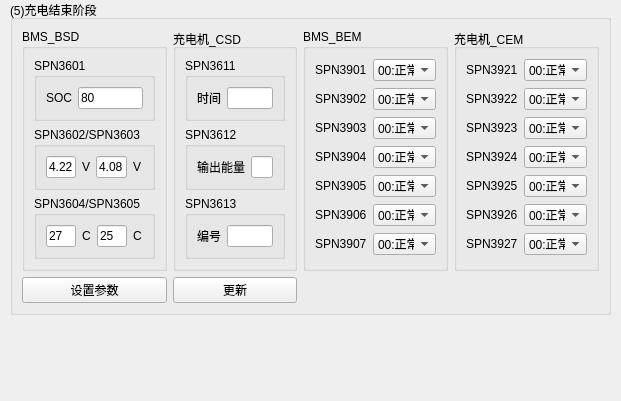
    <widget class="QWidget" name="page_5">
     <property name="geometry">
      <rect>
       <x>0</x>
       <y>0</y>
       <width>621</width>
       <height>401</height>
      </rect>
     </property>
     <attribute name="label">
      <string>5、充电结束阶段</string>
     </attribute>
     <widget class="QGroupBox" name="groupBox_end">
      <property name="geometry">
       <rect>
        <x>10</x>
        <y>0</y>
        <width>601</width>
        <height>315</height>
       </rect>
      </property>
      <property name="title">
       <string>(5)充电结束阶段</string>
      </property>
      <layout class="QGridLayout" name="gridLayout_57">
       <item row="0" column="0">
        <widget class="QGroupBox" name="groupBox_BSD">
         <property name="title">
          <string>BMS_BSD</string>
         </property>
         <layout class="QGridLayout" name="gridLayout_50">
          <item row="0" column="0">
           <widget class="QGroupBox" name="groupBox_SPN3601">
            <property name="title">
             <string>SPN3601</string>
            </property>
            <layout class="QGridLayout" name="gridLayout_47">
             <item row="0" column="0">
              <layout class="QHBoxLayout" name="horizontalLayout_52">
               <item>
                <widget class="QLabel" name="label_55">
                 <property name="text">
                  <string>SOC</string>
                 </property>
                </widget>
               </item>
               <item>
                <widget class="QLineEdit" name="lineEdit_spn3601">
                 <property name="text">
                  <string>80</string>
                 </property>
                </widget>
               </item>
              </layout>
             </item>
            </layout>
           </widget>
          </item>
          <item row="1" column="0">
           <widget class="QGroupBox" name="groupBox_SPN3602">
            <property name="toolTip">
             <string extracomment="最高/低输出电压"/>
            </property>
            <property name="toolTipDuration">
             <number>-1</number>
            </property>
            <property name="title">
             <string>SPN3602/SPN3603</string>
            </property>
            <layout class="QGridLayout" name="gridLayout_48">
             <item row="0" column="0">
              <layout class="QHBoxLayout" name="horizontalLayout_46">
               <item>
                <widget class="QLineEdit" name="lineEdit_spn3602">
                 <property name="text">
                  <string>4.22</string>
                 </property>
                </widget>
               </item>
               <item>
                <widget class="QLabel" name="label_50">
                 <property name="text">
                  <string>V</string>
                 </property>
                </widget>
               </item>
               <item>
                <widget class="QLineEdit" name="lineEdit_spn3603">
                 <property name="text">
                  <string>4.08</string>
                 </property>
                </widget>
               </item>
               <item>
                <widget class="QLabel" name="label_51">
                 <property name="minimumSize">
                  <size>
                   <width>10</width>
                   <height>0</height>
                  </size>
                 </property>
                 <property name="text">
                  <string>V</string>
                 </property>
                </widget>
               </item>
              </layout>
             </item>
            </layout>
           </widget>
          </item>
          <item row="2" column="0">
           <widget class="QGroupBox" name="groupBox_SPN3604">
            <property name="toolTip">
             <string extracomment="最高/低输出电流"/>
            </property>
            <property name="title">
             <string>SPN3604/SPN3605</string>
            </property>
            <layout class="QGridLayout" name="gridLayout_49">
             <item row="0" column="0">
              <layout class="QHBoxLayout" name="horizontalLayout_45">
               <item>
                <widget class="QLineEdit" name="lineEdit_spn3604">
                 <property name="text">
                  <string>27</string>
                 </property>
                </widget>
               </item>
               <item>
                <widget class="QLabel" name="label_48">
                 <property name="text">
                  <string>C</string>
                 </property>
                </widget>
               </item>
               <item>
                <widget class="QLineEdit" name="lineEdit_spn3605">
                 <property name="text">
                  <string>25</string>
                 </property>
                </widget>
               </item>
               <item>
                <widget class="QLabel" name="label_49">
                 <property name="minimumSize">
                  <size>
                   <width>10</width>
                   <height>0</height>
                  </size>
                 </property>
                 <property name="text">
                  <string>C</string>
                 </property>
                </widget>
               </item>
              </layout>
             </item>
            </layout>
           </widget>
          </item>
         </layout>
        </widget>
       </item>
       <item row="0" column="1">
        <widget class="QGroupBox" name="groupBox_CSD">
         <property name="title">
          <string>充电机_CSD</string>
         </property>
         <layout class="QGridLayout" name="gridLayout_54">
          <item row="0" column="0">
           <widget class="QGroupBox" name="groupBox_SPN3611">
            <property name="title">
             <string>SPN3611</string>
            </property>
            <layout class="QGridLayout" name="gridLayout_51">
             <item row="0" column="0">
              <layout class="QHBoxLayout" name="horizontalLayout_53">
               <item>
                <widget class="QLabel" name="label_56">
                 <property name="text">
                  <string>时间</string>
                 </property>
                </widget>
               </item>
               <item>
                <widget class="QLineEdit" name="lineEdit_spn3611"/>
               </item>
              </layout>
             </item>
            </layout>
           </widget>
          </item>
          <item row="1" column="0">
           <widget class="QGroupBox" name="groupBox_SPN3612">
            <property name="toolTip">
             <string extracomment="最高/低输出电压"/>
            </property>
            <property name="toolTipDuration">
             <number>-1</number>
            </property>
            <property name="title">
             <string>SPN3612</string>
            </property>
            <layout class="QGridLayout" name="gridLayout_52">
             <item row="0" column="0">
              <layout class="QHBoxLayout" name="horizontalLayout_54">
               <item>
                <widget class="QLabel" name="label_57">
                 <property name="text">
                  <string>输出能量</string>
                 </property>
                </widget>
               </item>
               <item>
                <widget class="QLineEdit" name="lineEdit_spn3612"/>
               </item>
              </layout>
             </item>
            </layout>
           </widget>
          </item>
          <item row="2" column="0">
           <widget class="QGroupBox" name="groupBox_SPN3613">
            <property name="toolTip">
             <string extracomment="最高/低输出电流"/>
            </property>
            <property name="title">
             <string>SPN3613</string>
            </property>
            <layout class="QGridLayout" name="gridLayout_53">
             <item row="0" column="0">
              <layout class="QHBoxLayout" name="horizontalLayout_55">
               <item>
                <widget class="QLabel" name="label_59">
                 <property name="text">
                  <string>编号</string>
                 </property>
                </widget>
               </item>
               <item>
                <widget class="QLineEdit" name="lineEdit_spn3613"/>
               </item>
              </layout>
             </item>
            </layout>
           </widget>
          </item>
         </layout>
        </widget>
       </item>
       <item row="0" column="2">
        <widget class="QGroupBox" name="groupBox_BEM">
         <property name="title">
          <string>BMS_BEM</string>
         </property>
         <layout class="QGridLayout" name="gridLayout_55">
          <item row="0" column="0">
           <layout class="QHBoxLayout" name="horizontalLayout_56">
            <item>
             <widget class="QLabel" name="label_61">
              <property name="text">
               <string>SPN3901</string>
              </property>
             </widget>
            </item>
            <item>
             <widget class="QComboBox" name="comboBox_spn3901">
              <property name="minimumSize">
               <size>
                <width>0</width>
                <height>0</height>
               </size>
              </property>
              <property name="maximumSize">
               <size>
                <width>70</width>
                <height>16777215</height>
               </size>
              </property>
              <property name="currentIndex">
               <number>0</number>
              </property>
              <item>
               <property name="text">
                <string>00:正常</string>
               </property>
              </item>
              <item>
               <property name="text">
                <string>01:超时</string>
               </property>
              </item>
              <item>
               <property name="text">
                <string>10:不可信</string>
               </property>
              </item>
             </widget>
            </item>
           </layout>
          </item>
          <item row="1" column="0">
           <layout class="QHBoxLayout" name="horizontalLayout_57">
            <item>
             <widget class="QLabel" name="label_62">
              <property name="text">
               <string>SPN3902</string>
              </property>
             </widget>
            </item>
            <item>
             <widget class="QComboBox" name="comboBox_spn3902">
              <property name="minimumSize">
               <size>
                <width>0</width>
                <height>0</height>
               </size>
              </property>
              <property name="maximumSize">
               <size>
                <width>70</width>
                <height>16777215</height>
               </size>
              </property>
              <property name="currentIndex">
               <number>0</number>
              </property>
              <item>
               <property name="text">
                <string>00:正常</string>
               </property>
              </item>
              <item>
               <property name="text">
                <string>01:超时</string>
               </property>
              </item>
              <item>
               <property name="text">
                <string>10:不可信</string>
               </property>
              </item>
             </widget>
            </item>
           </layout>
          </item>
          <item row="2" column="0">
           <layout class="QHBoxLayout" name="horizontalLayout_58">
            <item>
             <widget class="QLabel" name="label_63">
              <property name="text">
               <string>SPN3903</string>
              </property>
             </widget>
            </item>
            <item>
             <widget class="QComboBox" name="comboBox_spn3903">
              <property name="minimumSize">
               <size>
                <width>0</width>
                <height>0</height>
               </size>
              </property>
              <property name="maximumSize">
               <size>
                <width>70</width>
                <height>16777215</height>
               </size>
              </property>
              <property name="currentIndex">
               <number>0</number>
              </property>
              <item>
               <property name="text">
                <string>00:正常</string>
               </property>
              </item>
              <item>
               <property name="text">
                <string>01:超时</string>
               </property>
              </item>
              <item>
               <property name="text">
                <string>10:不可信</string>
               </property>
              </item>
             </widget>
            </item>
           </layout>
          </item>
          <item row="3" column="0">
           <layout class="QHBoxLayout" name="horizontalLayout_59">
            <item>
             <widget class="QLabel" name="label_64">
              <property name="text">
               <string>SPN3904</string>
              </property>
             </widget>
            </item>
            <item>
             <widget class="QComboBox" name="comboBox_spn3904">
              <property name="minimumSize">
               <size>
                <width>0</width>
                <height>0</height>
               </size>
              </property>
              <property name="maximumSize">
               <size>
                <width>70</width>
                <height>16777215</height>
               </size>
              </property>
              <property name="currentIndex">
               <number>0</number>
              </property>
              <item>
               <property name="text">
                <string>00:正常</string>
               </property>
              </item>
              <item>
               <property name="text">
                <string>01:超时</string>
               </property>
              </item>
              <item>
               <property name="text">
                <string>10:不可信</string>
               </property>
              </item>
             </widget>
            </item>
           </layout>
          </item>
          <item row="4" column="0">
           <layout class="QHBoxLayout" name="horizontalLayout_60">
            <item>
             <widget class="QLabel" name="label_65">
              <property name="text">
               <string>SPN3905</string>
              </property>
             </widget>
            </item>
            <item>
             <widget class="QComboBox" name="comboBox_spn3905">
              <property name="minimumSize">
               <size>
                <width>0</width>
                <height>0</height>
               </size>
              </property>
              <property name="maximumSize">
               <size>
                <width>70</width>
                <height>16777215</height>
               </size>
              </property>
              <property name="currentIndex">
               <number>0</number>
              </property>
              <item>
               <property name="text">
                <string>00:正常</string>
               </property>
              </item>
              <item>
               <property name="text">
                <string>01:超时</string>
               </property>
              </item>
              <item>
               <property name="text">
                <string>10:不可信</string>
               </property>
              </item>
             </widget>
            </item>
           </layout>
          </item>
          <item row="5" column="0">
           <layout class="QHBoxLayout" name="horizontalLayout_61">
            <item>
             <widget class="QLabel" name="label_66">
              <property name="text">
               <string>SPN3906</string>
              </property>
             </widget>
            </item>
            <item>
             <widget class="QComboBox" name="comboBox_spn3906">
              <property name="minimumSize">
               <size>
                <width>0</width>
                <height>0</height>
               </size>
              </property>
              <property name="maximumSize">
               <size>
                <width>70</width>
                <height>16777215</height>
               </size>
              </property>
              <property name="currentIndex">
               <number>0</number>
              </property>
              <item>
               <property name="text">
                <string>00:正常</string>
               </property>
              </item>
              <item>
               <property name="text">
                <string>01:超时</string>
               </property>
              </item>
              <item>
               <property name="text">
                <string>10:不可信</string>
               </property>
              </item>
             </widget>
            </item>
           </layout>
          </item>
          <item row="6" column="0">
           <layout class="QHBoxLayout" name="horizontalLayout_62">
            <item>
             <widget class="QLabel" name="label_67">
              <property name="text">
               <string>SPN3907</string>
              </property>
             </widget>
            </item>
            <item>
             <widget class="QComboBox" name="comboBox_spn3907">
              <property name="minimumSize">
               <size>
                <width>0</width>
                <height>0</height>
               </size>
              </property>
              <property name="maximumSize">
               <size>
                <width>70</width>
                <height>16777215</height>
               </size>
              </property>
              <property name="currentIndex">
               <number>0</number>
              </property>
              <item>
               <property name="text">
                <string>00:正常</string>
               </property>
              </item>
              <item>
               <property name="text">
                <string>01:超时</string>
               </property>
              </item>
              <item>
               <property name="text">
                <string>10:不可信</string>
               </property>
              </item>
             </widget>
            </item>
           </layout>
          </item>
         </layout>
        </widget>
       </item>
       <item row="0" column="3">
        <widget class="QGroupBox" name="groupBox_CEM">
         <property name="title">
          <string>充电机_CEM</string>
         </property>
         <layout class="QGridLayout" name="gridLayout_56">
          <item row="0" column="0">
           <layout class="QHBoxLayout" name="horizontalLayout_63">
            <item>
             <widget class="QLabel" name="label_68">
              <property name="text">
               <string>SPN3921</string>
              </property>
             </widget>
            </item>
            <item>
             <widget class="QComboBox" name="comboBox_spn3921">
              <property name="minimumSize">
               <size>
                <width>0</width>
                <height>0</height>
               </size>
              </property>
              <property name="maximumSize">
               <size>
                <width>70</width>
                <height>16777215</height>
               </size>
              </property>
              <property name="currentIndex">
               <number>0</number>
              </property>
              <item>
               <property name="text">
                <string>00:正常</string>
               </property>
              </item>
              <item>
               <property name="text">
                <string>01:超时</string>
               </property>
              </item>
              <item>
               <property name="text">
                <string>10:不可信</string>
               </property>
              </item>
             </widget>
            </item>
           </layout>
          </item>
          <item row="1" column="0">
           <layout class="QHBoxLayout" name="horizontalLayout_64">
            <item>
             <widget class="QLabel" name="label_69">
              <property name="text">
               <string>SPN3922</string>
              </property>
             </widget>
            </item>
            <item>
             <widget class="QComboBox" name="comboBox_spn3922">
              <property name="minimumSize">
               <size>
                <width>0</width>
                <height>0</height>
               </size>
              </property>
              <property name="maximumSize">
               <size>
                <width>70</width>
                <height>16777215</height>
               </size>
              </property>
              <property name="currentIndex">
               <number>0</number>
              </property>
              <item>
               <property name="text">
                <string>00:正常</string>
               </property>
              </item>
              <item>
               <property name="text">
                <string>01:超时</string>
               </property>
              </item>
              <item>
               <property name="text">
                <string>10:不可信</string>
               </property>
              </item>
             </widget>
            </item>
           </layout>
          </item>
          <item row="2" column="0">
           <layout class="QHBoxLayout" name="horizontalLayout_65">
            <item>
             <widget class="QLabel" name="label_70">
              <property name="text">
               <string>SPN3923</string>
              </property>
             </widget>
            </item>
            <item>
             <widget class="QComboBox" name="comboBox_spn3923">
              <property name="minimumSize">
               <size>
                <width>0</width>
                <height>0</height>
               </size>
              </property>
              <property name="maximumSize">
               <size>
                <width>70</width>
                <height>16777215</height>
               </size>
              </property>
              <property name="currentIndex">
               <number>0</number>
              </property>
              <item>
               <property name="text">
                <string>00:正常</string>
               </property>
              </item>
              <item>
               <property name="text">
                <string>01:超时</string>
               </property>
              </item>
              <item>
               <property name="text">
                <string>10:不可信</string>
               </property>
              </item>
             </widget>
            </item>
           </layout>
          </item>
          <item row="3" column="0">
           <layout class="QHBoxLayout" name="horizontalLayout_66">
            <item>
             <widget class="QLabel" name="label_71">
              <property name="text">
               <string>SPN3924</string>
              </property>
             </widget>
            </item>
            <item>
             <widget class="QComboBox" name="comboBox_spn3924">
              <property name="minimumSize">
               <size>
                <width>0</width>
                <height>0</height>
               </size>
              </property>
              <property name="maximumSize">
               <size>
                <width>70</width>
                <height>16777215</height>
               </size>
              </property>
              <property name="currentIndex">
               <number>0</number>
              </property>
              <item>
               <property name="text">
                <string>00:正常</string>
               </property>
              </item>
              <item>
               <property name="text">
                <string>01:超时</string>
               </property>
              </item>
              <item>
               <property name="text">
                <string>10:不可信</string>
               </property>
              </item>
             </widget>
            </item>
           </layout>
          </item>
          <item row="4" column="0">
           <layout class="QHBoxLayout" name="horizontalLayout_67">
            <item>
             <widget class="QLabel" name="label_72">
              <property name="text">
               <string>SPN3925</string>
              </property>
             </widget>
            </item>
            <item>
             <widget class="QComboBox" name="comboBox_spn3925">
              <property name="minimumSize">
               <size>
                <width>0</width>
                <height>0</height>
               </size>
              </property>
              <property name="maximumSize">
               <size>
                <width>70</width>
                <height>16777215</height>
               </size>
              </property>
              <property name="currentIndex">
               <number>0</number>
              </property>
              <item>
               <property name="text">
                <string>00:正常</string>
               </property>
              </item>
              <item>
               <property name="text">
                <string>01:超时</string>
               </property>
              </item>
              <item>
               <property name="text">
                <string>10:不可信</string>
               </property>
              </item>
             </widget>
            </item>
           </layout>
          </item>
          <item row="5" column="0">
           <layout class="QHBoxLayout" name="horizontalLayout_68">
            <item>
             <widget class="QLabel" name="label_73">
              <property name="text">
               <string>SPN3926</string>
              </property>
             </widget>
            </item>
            <item>
             <widget class="QComboBox" name="comboBox_spn3926">
              <property name="minimumSize">
               <size>
                <width>0</width>
                <height>0</height>
               </size>
              </property>
              <property name="maximumSize">
               <size>
                <width>70</width>
                <height>16777215</height>
               </size>
              </property>
              <property name="currentIndex">
               <number>0</number>
              </property>
              <item>
               <property name="text">
                <string>00:正常</string>
               </property>
              </item>
              <item>
               <property name="text">
                <string>01:超时</string>
               </property>
              </item>
              <item>
               <property name="text">
                <string>10:不可信</string>
               </property>
              </item>
             </widget>
            </item>
           </layout>
          </item>
          <item row="6" column="0">
           <layout class="QHBoxLayout" name="horizontalLayout_69">
            <item>
             <widget class="QLabel" name="label_74">
              <property name="text">
               <string>SPN3927</string>
              </property>
             </widget>
            </item>
            <item>
             <widget class="QComboBox" name="comboBox_spn3927">
              <property name="minimumSize">
               <size>
                <width>0</width>
                <height>0</height>
               </size>
              </property>
              <property name="maximumSize">
               <size>
                <width>70</width>
                <height>16777215</height>
               </size>
              </property>
              <property name="currentIndex">
               <number>0</number>
              </property>
              <item>
               <property name="text">
                <string>00:正常</string>
               </property>
              </item>
              <item>
               <property name="text">
                <string>01:超时</string>
               </property>
              </item>
              <item>
               <property name="text">
                <string>10:不可信</string>
               </property>
              </item>
             </widget>
            </item>
           </layout>
          </item>
         </layout>
        </widget>
       </item>
       <item row="1" column="0">
        <widget class="QPushButton" name="pushButton_set_BSD">
         <property name="text">
          <string>设置参数</string>
         </property>
        </widget>
       </item>
       <item row="1" column="1">
        <widget class="QPushButton" name="pushButton_BSD">
         <property name="text">
          <string>更新</string>
         </property>
        </widget>
       </item>
      </layout>
     </widget>
    </widget>
